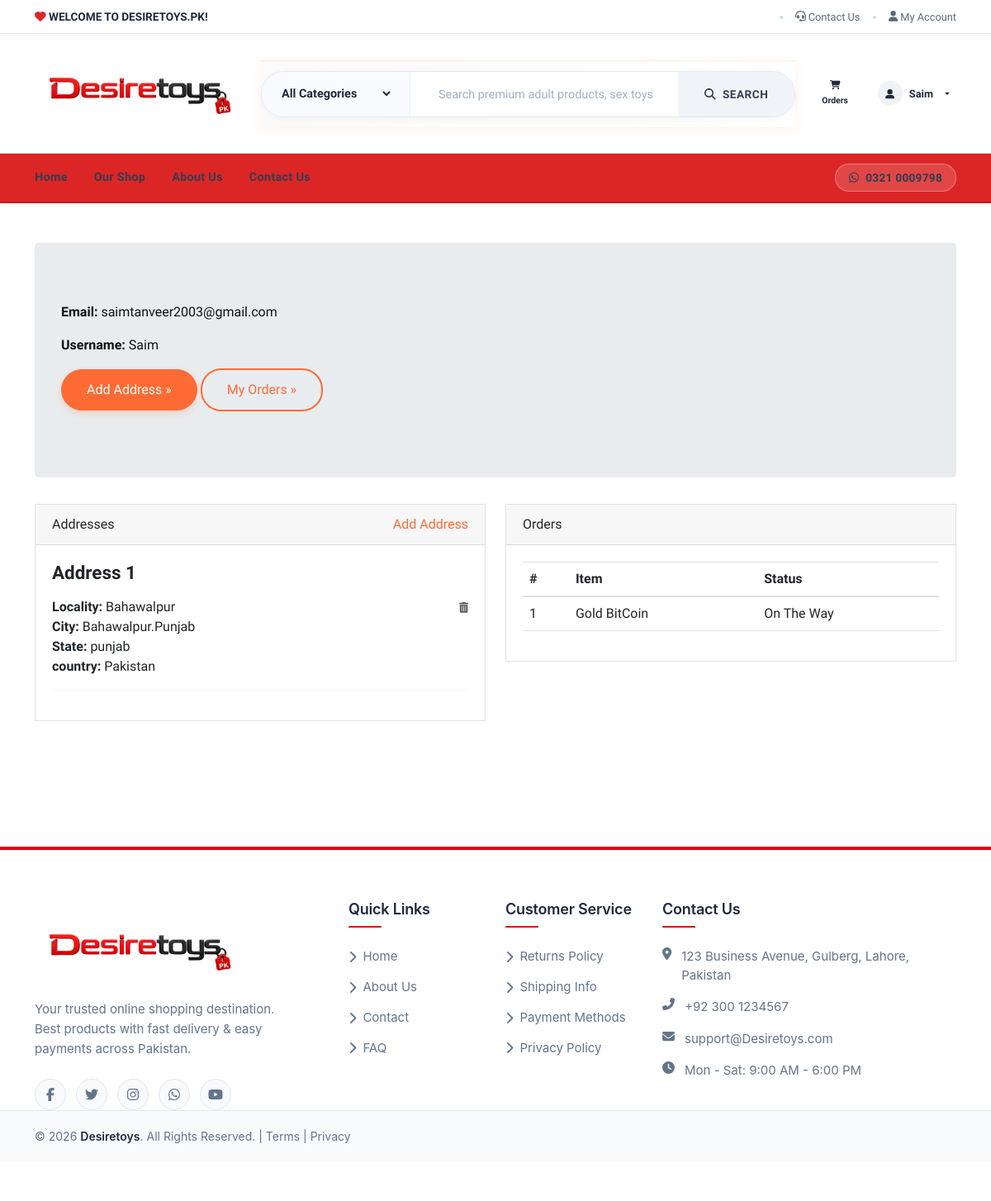
Page /accounts/profile/ (signed in) on the committed database.
### store/models.py (models this page shows, shortened)
class Address(models.Model):
    user = models.ForeignKey(User, verbose_name="User", on_delete=models.CASCADE)
    full_name = models.CharField(max_length=150, verbose_name="Full Name", blank=True, null=True)
    phone_number = models.CharField(max_length=20, verbose_name="Phone Number", blank=True, null=True)
    building_no = models.CharField(max_length=150, verbose_name="Building / House No / Floor / Street", blank=True, null=True)
    locality = models.CharField(max_length=150, verbose_name="Colony / Suburb / Locality / Landmark")
    province = models.CharField(max_length=150, verbose_name="Province", blank=True, null=True)
    city = models.CharField(max_length=150, verbose_name="City")
    area = models.CharField(max_length=150, verbose_name="Area", blank=True, null=True)
    address = models.TextField(verbose_name="Address Description", blank=True, null=True)
    state = models.CharField(max_length=150, verbose_name="State", blank=True, null=True)
    country = models.CharField(max_length=150, verbose_name="Country", default="Pakistan")
    created_at = models.DateTimeField(auto_now_add=True, blank=True, null=True)
    updated_at = models.DateTimeField(auto_now=True, blank=True, null=True)
    class Meta:
        ordering = ('-updated_at',)

class Order(models.Model):
    user = models.ForeignKey(User, on_delete=models.CASCADE)
    address = models.ForeignKey(Address, on_delete=models.CASCADE)
    product = models.ForeignKey(Product, on_delete=models.CASCADE)
    quantity = models.PositiveIntegerField()
    unit_price = models.DecimalField(max_digits=8, decimal_places=2, default=0, help_text="Price per unit at time of order")
    ordered_date = models.DateTimeField(auto_now_add=True)
    status = models.CharField(choices=STATUS_CHOICES, max_length=50, default="Pending")

class Product(models.Model):
    title = models.CharField(max_length=150)
    slug = models.SlugField(max_length=160)
    sku = models.CharField(max_length=255, unique=True)
    short_description = models.TextField()
    detail_description = RichTextField(blank=True, null=True)
    detail_description = RichTextUploadingField(blank=True, null=True)
    product_image = models.ImageField(upload_to='product', blank=True, null=True)
    brand = models.CharField(max_length=100, blank=True, null=True, verbose_name="Brand Name")
    sizes = models.TextField(blank=True, null=True, verbose_name="Available Sizes", help_text="Enter sizes separated by comma (e.g., S, M, L, XL or 36, 38, 40)")
    retail_price = models.DecimalField(max_digits=8, decimal_places=2, default=0, help_text="Retail/Marked-up price shown to customers")
    seller_price = models.DecimalField(max_digits=8, decimal_places=2, default=0, help_text="Actual selling price (base price for calculation)")
    price = models.DecimalField(max_digits=8, decimal_places=2, help_text="Display price (use seller_price for calculations)")
    rating = models.DecimalField(max_digits=3, decimal_places=1, default=0, help_text="Product rating from 0 to 5 stars")
    delivery_time = models.TextField(blank=True, null=True, verbose_name="Delivery Time Info", help_text="Estimated delivery time range (e.g., 2-3 working days)")
    refund_and_return_policy = models.TextField(blank=True, null=True, verbose_name="Refund & Return Policy", help_text="Information about return and refund policies")
    category = models.ForeignKey(Category, on_delete=models.CASCADE)
    is_active = models.BooleanField(default=True)
    is_featured = models.BooleanField(default=False)
    enable_facebook_share = models.BooleanField(default=True, verbose_name="Enable Facebook Share")
    enable_twitter_share = models.BooleanField(default=True, verbose_name="Enable Twitter/X Share")
    enable_pinterest_share = models.BooleanField(default=True, verbose_name="Enable Pinterest Share")
    enable_linkedin_share = models.BooleanField(default=True, verbose_name="Enable LinkedIn Share")
    created_at = models.DateTimeField(auto_now_add=True)
    updated_at = models.DateTimeField(auto_now=True)
    class Meta:
        verbose_name_plural = 'Products'
        ordering = ('-created_at',)

### store/views.py (the view)
# urls.py: path('accounts/profile/', views.profile, name="profile"),
@login_required
def profile(request):
    addresses = Address.objects.filter(user=request.user)
    orders = Order.objects.filter(user=request.user)
    return render(request, 'account/profile.html', {'addresses':addresses, 'orders':orders})

### store/context_preprocessors.py (called while the page is built)
def store_menu(request):
    categories = Category.objects.filter(is_active=True)
    context = {
        'categories_menu': categories,
    }
    return context

def cart_menu(request):
    if request.user.is_authenticated:
        cart_items= Cart.objects.filter(user=request.user)
        context = {
            'cart_items': cart_items,
        }
    else:
        context = {}
    return context

### templates/account/profile.html (shortened to what this page needs)
{% extends 'base.html' %}
{% load static %}
    {% block content %}
      <div class="container py-5">
        <div class="jumbotron">
          <p><strong>Email:</strong> {{request.user.email}}</p>
          <p><strong>Username:</strong> {{request.user.username}}</p>
          <p><a class="btn btn-primary btn-large" href="{% url 'store:add-address' %}">Add Address »</a> <a class="btn btn-outline-primary btn-large" href="#">My Orders »</a></p>
        </div>
        <div class="row">
          <div class="col-lg-6">
            <div class="card mb-4" id="headings">
              <div class="card-header">Addresses <span class="float-right"><a href="{% url 'store:add-address' %}">Add Address</a></span></div>
              <div class="card-body">
                {% if addresses %}
                    {% for address in addresses %}
                        <h4 class="mb-3">Address {{forloop.counter}}</h4>
                        <span class="float-right"><a href="{% url 'store:remove-address' address.id %}"><i class="fas fa-trash-alt small text-muted"></i></a></span>
                        <p>
                            <strong>Locality: </strong>{{address.locality}} <br>
                            <strong>City: </strong>{{address.city}} <br>
                            <strong>State: </strong>{{address.state}} <br>
                            <strong>country: </strong>{{address.country}} <br>
                        </p>
                        <hr>
                    {% endfor %}
                {% else %}
                <div class="text-danger">
                  Address not Added.
                </div>
                {% endif %}
              </div>
            </div>
          </div>
          <div class="col-lg-6">
            <div class="card mb-4" id="tables">
              <div class="card-header">Orders</div>
              <div class="card-body">
                <table class="table table-hover">
                  <thead>
                    <tr>
                      <th>#</th>
                      <th>Item</th>
                      <th>Status</th>
                    </tr>
                  </thead>
                  <tbody>
                    {% if orders %}
                      {% for order in orders %}
                        <tr>
                          <td>{{forloop.counter}}</td>
                          <td>{{order.product.title}}</td>
                          <td>
                            {{order.status}}
                          </td>
                        </tr>
                      {% endfor %}
                    {% else %}
                    <tr>
                      <td class="text-danger" colspan="3">You've not Ordered anything yet.</td>
                    </tr>
                    {% endif %}
                  </tbody>
                </table>
              </div>
            </div>
          </div>
        </div>
      </div>
{% endblock content %}

### templates/navbar.html (shortened to what this page needs)
{% load static %}
<header class="header bg-white shadow-sm sticky-top">
  <div class="top-bar-premium">
    <div class="container">
      <div class="row align-items-center gy-2">
        <div class="col-md-7 col-12 text-center text-md-start">
          <span class="top-contact"><i class="fas fa-heart" style="color: #dc2626;"></i> WELCOME TO DESIRETOYS.PK!</span>
        </div>
        <div class="col-md-5 col-12 text-center text-md-end top-links">
          <span class="separator-dot"></span>
          <a href="{% url 'store:contact' %}"><i class="fas fa-headset"></i> Contact Us</a>
          <span class="separator-dot"></span>
          {% if not request.user.is_authenticated %}
            <a href="{% url 'store:login' %}"><i class="fas fa-sign-in-alt"></i> Login/Register</a>
          {% else %}
            <a href="{% url 'store:profile' %}"><i class="fas fa-user"></i> My Account</a>
          {% endif %}
        </div>
      </div>
    </div>
  </div>
  <div class="navbar-main-wrapper">
    <div class="container">
      <div class="navbar-flex-container">
       <a class="desiretoys-logo" href="{% url 'store:home' %}">
  <img src="{% static 'img/desiretoy.png' %}"
       alt="DesireToys"
       class="logo-image"
       width="250"
       height="120">
</a>
        <div class="global-search-container">
          <form method="get" action="{% url 'store:shop' %}" role="search">
            <div class="category-select-wrapper">
             <select name="category" aria-label="Select category">
                <option value="">All Categories</option>
              </select>
            </div>
            <div class="search-input-wrapper">
              <input type="search" name="q" placeholder="Search premium adult products, sex toys & intimate wellness items...">
            </div>
            <button class="btn-brand-search-simple" type="submit">
              <i class="fas fa-search"></i><span>SEARCH</span>
            </button>
          </form>
        </div>
        <div class="nav-icon-items">
          <a class="simple-nav-link" href="{% url 'store:orders' %}">
            <div class="cart-wrapper">
              <i class="fas fa-shopping-cart"></i>
            </div>
            <span>Orders</span>
          </a>
          <div class="dropdown">
            <button class="simple-nav-link account-dropdown-btn dropdown-toggle" type="button" id="userDropdownBtn" data-bs-toggle="dropdown" aria-expanded="false">
              {% if request.user.is_authenticated %}
                <div class="avatar-simple">
                  {% if request.user.profile and request.user.profile.image %}
                    <img src="{{ request.user.profile.image.url }}" alt="{{ request.user.username }} avatar">
                  {% else %}
                    <i class="fas fa-user-alt"></i>
                  {% endif %}
                </div>
              {% else %}
                <div class="avatar-simple"><i class="fas fa-user-alt"></i></div>
              {% endif %}
              <span class="d-none d-md-inline-block user-name">
                {% if request.user.is_authenticated %}
                  {{ request.user.username|truncatechars:10 }}
                {% else %}
                  Account
                {% endif %}
              </span>
            </button>
          </div>
        </div>
      </div>
    </div>
  </div>
  <div class="red-line-nav-section">
    <div class="container">
      <div class="nav-links-red-bar">
        <a href="{% url 'store:home' %}" class="nav-link-item-dark {% if request.resolver_match.url_name == 'home' %}active-dark{% endif %}">Home</a>
        <a href="{% url 'store:shop' %}" class="nav-link-item-dark {% if request.resolver_match.url_name == 'shop' %}active-dark{% endif %}">Our Shop</a>
        <a href="{% url 'store:about' %}" class="nav-link-item-dark">About Us</a>
        <a href="{% url 'store:contact' %}" class="nav-link-item-dark">Contact Us</a>
        <a href="https://wa.me/923210009798" target="_blank" rel="noopener noreferrer" class="whatsapp-nav-link">
          <i class="fab fa-whatsapp"></i>
          <span>0321 0009798</span>
        </a>
      </div>
    </div>
  </div>
</header>

### ssebowa_store/static/css/style.default.css (style rules this page uses)
strong { font-weight: 700; }
.btn { font-weight: 400; border: 1px solid transparent; font-family: inherit; padding: 0.375rem 1.5rem; font-size: 1rem; line-height: 1.5; border-radius: 0; transition: color 0.15s ease-in-out, background-color 0.15s ease-in-out, border-color 0.15s ease-in-out, box-shadow 0.15s ease-in-out; }
.btn-primary { color: #212529; background-color: #dcb14a; border-color: #dcb14a; }
.btn-outline-primary { color: #dcb14a; background-color: transparent; background-image: none; border-color: #dcb14a; }
body { font-family: "Libre Franklin", sans-serif; font-size: 1rem; font-weight: 400; line-height: 1.5; color: #111111; background-color: #fff; }
a { color: #dcb14a; text-decoration: none; }
h1, h2, h3, h4, h5, h6, .h1, .h2, .h3, .h4, .h5, .h6 { margin-bottom: 0.5rem; font-family: inherit; font-weight: 900; line-height: 1.2; color: inherit; }
h4, .h4 { font-size: 1.4rem; }
hr { border-top: 1px solid rgba(17, 17, 17, 0.1); }
small, .small { font-size: 80%; font-weight: 400; }
.shadow-sm { box-shadow: 0 0.125rem 0.25rem rgba(17, 17, 17, 0.075) !important; }
.card { background-color: #fff; border: 1px solid rgba(17, 17, 17, 0.125); border-radius: 0; }
.card-body { padding: 1.25rem; }
.card-header { padding: 0.75rem 1.25rem; background-color: rgba(17, 17, 17, 0.03); border-bottom: 1px solid rgba(17, 17, 17, 0.125); }
.card-header:first-child { border-radius: calc(0 - 1px) calc(0 - 1px) 0 0; }

### templates/base.html (style rules this page uses)
:root { --primary-color: #fd7e14; --primary-light: #ff9b4c; --primary-dark: #e56700; }
.global-search-container { background: linear-gradient(to right, #fafafa, #ffffff); box-shadow: 0 3px 12px rgba(253, 126, 20, 0.1); border-top: 1px solid rgba(253, 126, 20, 0.15); padding: 12px 0 !important; }
.global-search-container form { display: flex; gap: 12px; align-items: center; max-width: 1000px; width: 100%; }
.search-input-wrapper { position: relative; flex: 1; display: flex; align-items: center; }
.category-select-wrapper { position: relative; flex: 0 1 180px; display: flex; align-items: center; }

### templates/account/profile.html (style rules this page uses)
.btn-primary { background-color: #FF6B35 !important; border-color: #FF6B35 !important; color: white !important; border-radius: 25px; padding: 10px 25px; font-weight: 500; transition: all 0.3s ease; box-shadow: 0 4px 10px rgba(255, 107, 53, 0.2); }
.btn-outline-primary { border: 2px solid #FF6B35 !important; color: #FF6B35 !important; background-color: transparent !important; border-radius: 25px; padding: 10px 25px; font-weight: 500; transition: all 0.3s ease; }
.card-header a { color: #FF6B35 !important; text-decoration: none; font-weight: 500; transition: color 0.3s ease; }
.jumbotron .btn-large { padding: 12px 30px; font-size: 16px; }

### templates/footer.html (style rules this page uses)
:root { --brand-primary: #E4000E; --brand-dark: #E4000E; --brand-light: #E4000E; --brand-soft: #eff6ff; --text-dark: #1e293b; --text-muted: #64748b; --text-light: #94a3b8; --border-light: #e2e8f0; --bg-white: #ffffff; --bg-offwhite: #f8fafc; --shadow-sm: 0 1px 2px 0 rgb(0 0 0 / 0.05); --shadow-md: 0 4px 6px -1px rgb(0 0 0 / 0.1), 0 2px 4px -2px rgb(0 0 0 / 0.1); --shadow-lg: 0 10px 15px -3px rgb(0 0 0 / 0.1), 0 4px 6px -4px rgb(0 0 0 / 0.1); }
html { scroll-behavior: smooth; }

### rows in the picture
Address: locality "Bahawalpur", city "Bahawalpur.Punjab", state "punjab", country "Pakistan"
Order: product "Gold BitCoin", status "On The Way"

### other values in the picture
{{ request.user.username|truncatechars:10 }} "Saim"
{{ request.user.email }} "saimtanveer2003@gmail.com"
{{ request.user.username }} "Saim"
